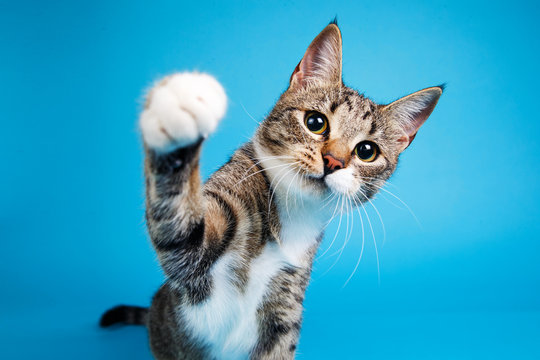
#> input picture Week-13/input.jpg, 540 x 360 px, found by its file name
$ jupyter execute 'Day 4.ipynb'
#> lines starting #> are read from the running program, lines starting #| are printed output that depends on the picture
[cell 1]
import numpy as np
import cv2
import matplotlib.pyplot as plt

[cell 2]
# Đọc hình ảnh
img = cv2. imread ("/home/dangnhatminh92/Documents/AIO/AIO_2025/WARMING UP/Coding/Week-13/input.jpg")
#> img is the input picture: shape (360, 540, 3); mean B, G, R 191.9, 160, 55.5
img = cv2. cvtColor (img , cv2. COLOR_BGR2RGB )

# Điều chỉnh độ sáng hình ảnh
new_img = img.astype(np.float64) + 50
new_img = np.clip(new_img, 0, 255)
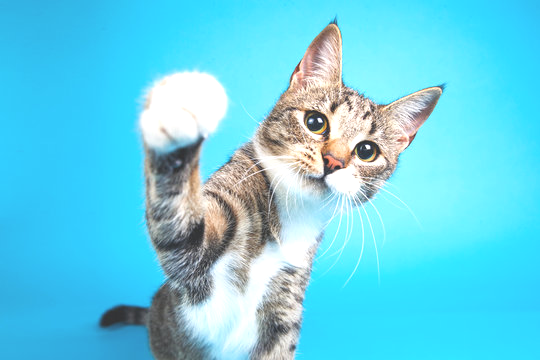
#> new_img: shape (360, 540, 3) float64; mean R, G, B 104.4, 209, 231
new_img = new_img.astype(np.uint8)

# Hiển thị hình ảnh
plt . figure ( figsize =(10 , 10))

plt . subplot (121)
plt . imshow (img)
plt . title (" Original Image ")

plt . subplot (122)
plt . imshow ( new_img )
plt . title (" Brightness Image ")
plt . show ()
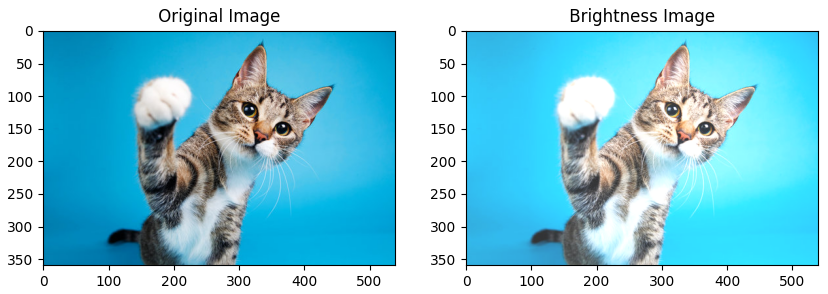
#> figure drawn by matplotlib, 2 panels
